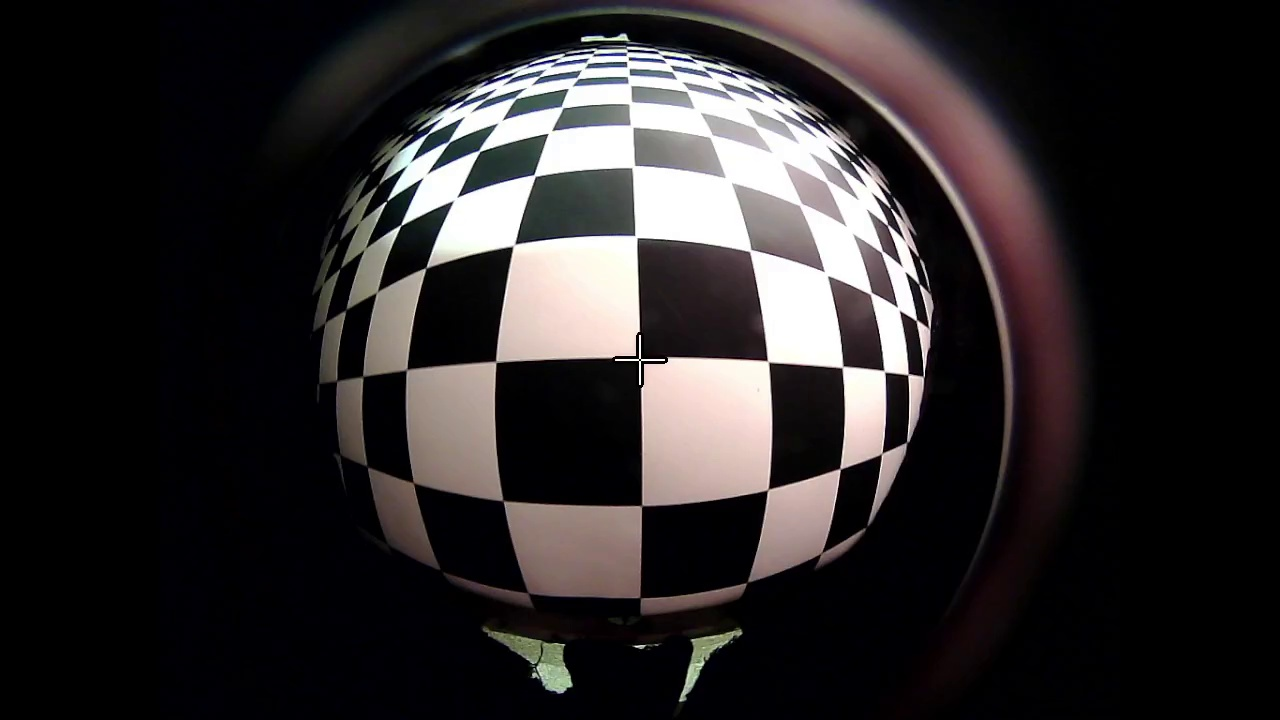
#> input picture Model/George_scripts/bb_arena_undistortion/frame_0000.jpg, 1280 x 720 px
$ python tissot_concentric_map.py ../bb_arena_undistortion/frame_0000.jpg out.png
#> lines starting #> are read from the running program, lines starting #| are printed output that depends on the picture; after the words box and inside, x2 and y2 are one past the last pixel; in counts of white or black regions, pixels touching at a corner belong together
import cv2
import math
import numpy as np
import sys

def draw_tissot_pattern_cv2(input_img_path, output_img_path):
#> called with input_img_path = '../bb_arena_undistortion/frame_0000.jpg', output_img_path = 'out.png'
    img = cv2.imread(input_img_path)
#> img is the input picture: shape (720, 1280, 3); mean B, G, R 42.9, 42.1, 45.7
    height, width, _ = img.shape
#> height = 720; width = 1280

    center_x, center_y = width // 2, height // 2
#> center_x = 640; center_y = 360

    color = (0, 0, 255, 128)

    radius_step = 15  # circle every x pixels
    max_radius = min(center_x, center_y)  # maximum radius to fit the image
#> max_radius = 360

    # radial lines
    num_lines = 60
    angle_step = 360 / num_lines  # angle between lines

    minor_axis = 8  # initial minor axis for the Tissot ellipses

    elevation_scale = 180 / max_radius  # radius to elevation in degrees, the radius of the image is 180deg
#> elevation_scale = 0.5

    def draw_tissot_circle(img, x, y, radius, azimuth_deg):
        # elevation from the radius
        elevation_deg = 90 - (radius * elevation_scale)

        # distortion based on elevation
        if elevation_deg == 90:
            distortion = 1
        else:
            distortion = float(((np.pi / 2) - np.pi * elevation_deg / 180) / np.cos(np.pi * elevation_deg / 180))

        major_axis = int(distortion * minor_axis)

        angle = azimuth_deg  # rotation angle in degrees for the ellipse
        cv2.ellipse(
            img,
            (int(x), int(y)),  # center of the ellipse
            (major_axis, minor_axis),  # major and minor axes
            angle,  # rotation angle
            0,  # start angle of the ellipse arc
            360,  # end angle of the ellipse arc
            color,
            0  # transparent ellipse (thickness=-1 is filled)
        )

    # intersection points of the concentric circles and radial lines
    for radius in range(radius_step, max_radius, radius_step):
        for i in range(num_lines):
            angle = math.radians(i * angle_step)
            intersect_x = center_x + int(radius * math.cos(angle))
            intersect_y = center_y + int(radius * math.sin(angle))

            draw_tissot_circle(img, intersect_x, intersect_y, radius, i * angle_step + 90)
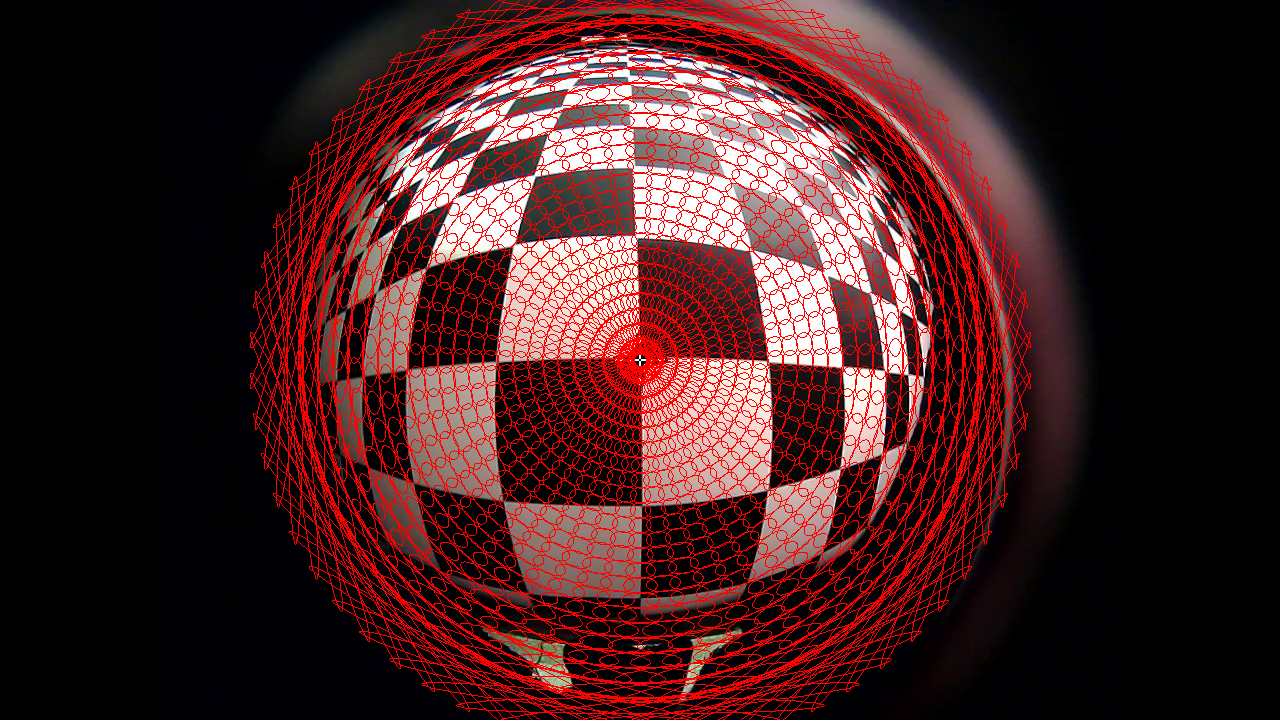
#> img: shape (720, 1280, 3); 13.02% of pixels changed, all inside (x1, y1, x2, y2) = (250, 0, 1031, 720)

    # points on the diagonals of each square region
    for radius in range(radius_step, max_radius, radius_step):
        for i in range(num_lines):
            # current angle and next angle (for midpoints between lines)
            angle_current = math.radians(i * angle_step)
            angle_next = math.radians((i + 1) * angle_step)

            # midpoint angle between two radial lines
            angle_mid = (angle_current + angle_next) / 2

            # current radius and the next radius (for midpoints between circles)
            radius_next = radius + radius_step

            if radius_next < max_radius:
                mid_radius = (radius + radius_next) / 2

                mid_x = center_x + int(mid_radius * math.cos(angle_mid))
                mid_y = center_y + int(mid_radius * math.sin(angle_mid))

                draw_tissot_circle(img, mid_x, mid_y, mid_radius, math.degrees(angle_mid)+90)
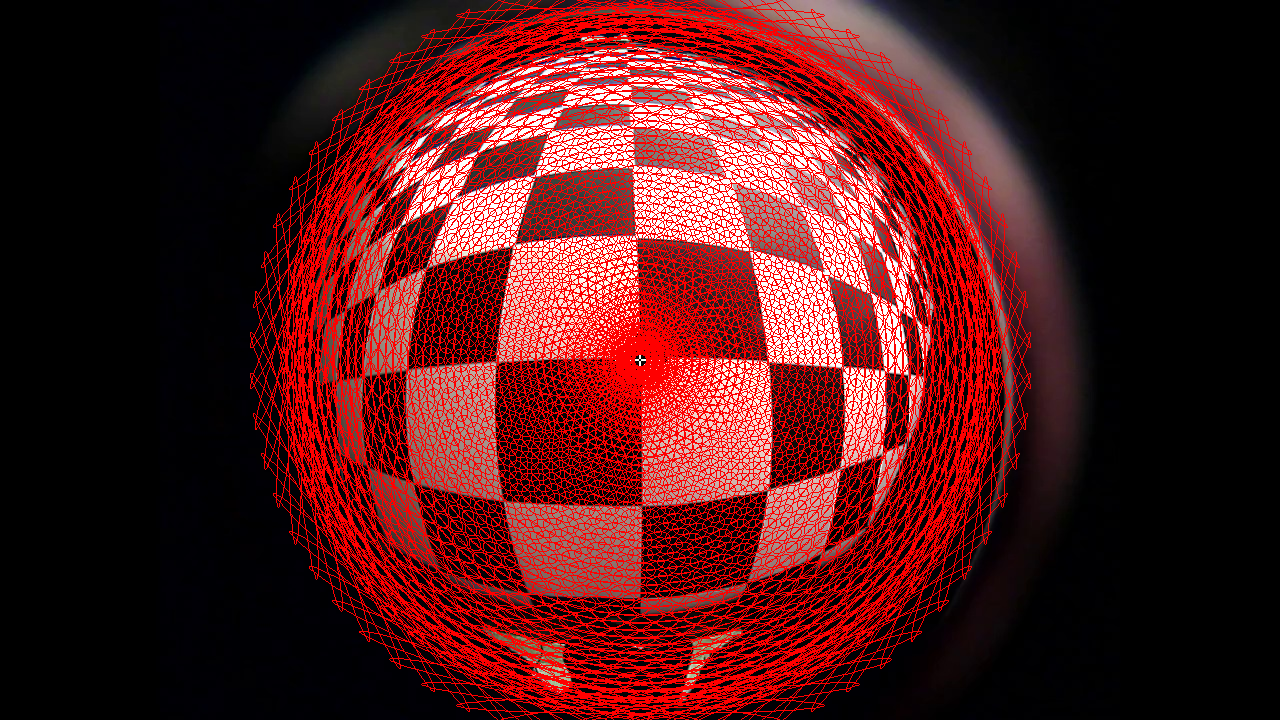
#> img: shape (720, 1280, 3); 8.76% of pixels changed, all inside (x1, y1, x2, y2) = (281, 1, 1000, 720)

    cv2.imwrite(output_img_path, img)

input_image_path = sys.argv[1]
output_image_path = sys.argv[2]
draw_tissot_pattern_cv2(input_image_path, output_image_path)
